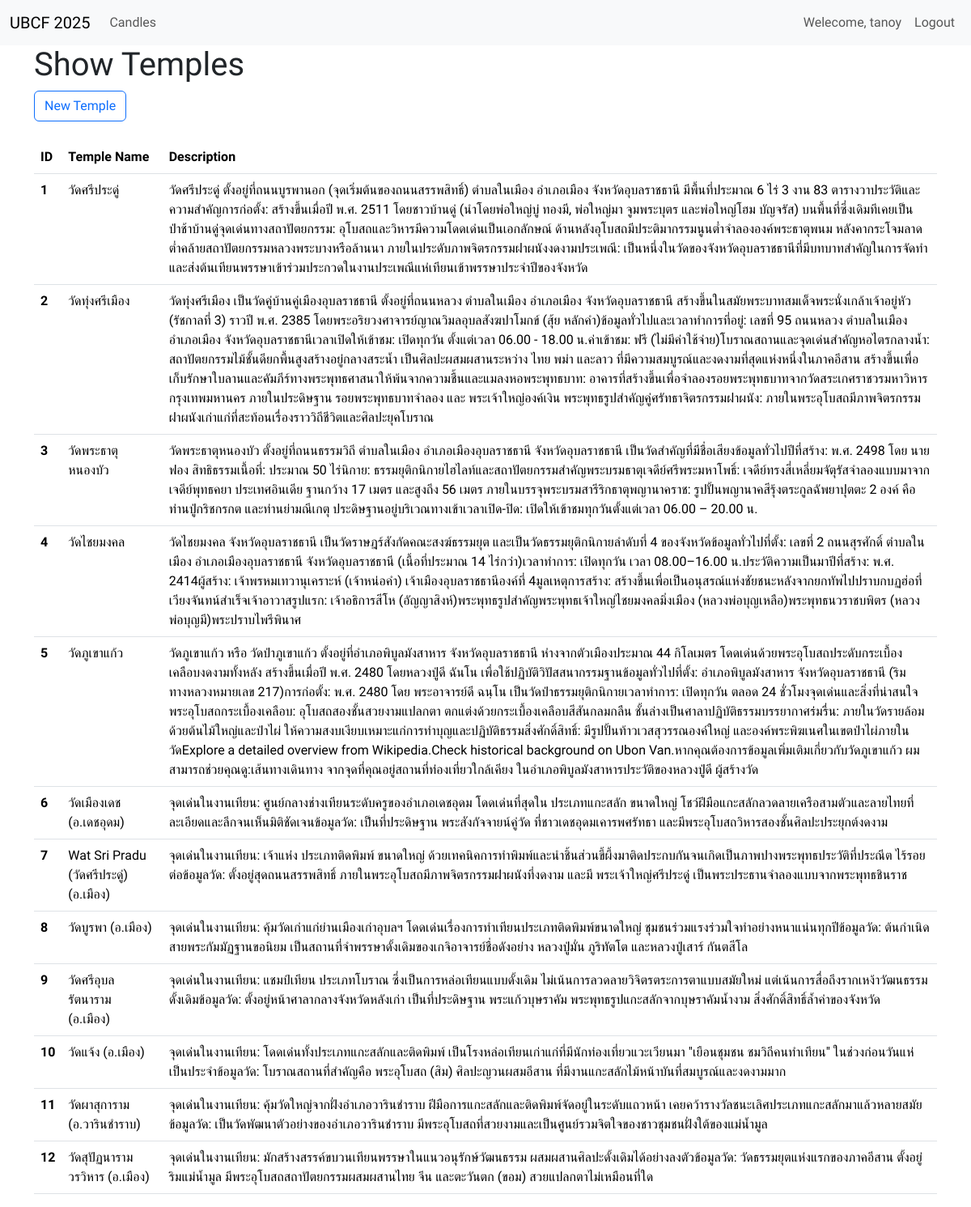
/temples (signed in), run on the app's committed database.
### ubcf/models.py (models this page shows, shortened)
class User(db.Model, UserMixin):
  id: Mapped[int] = mapped_column(Integer, primary_key=True)
  username: Mapped[str] = mapped_column(String(25), unique=True, nullable=False)
  email: Mapped[str] = mapped_column(String(50), unique=True, nullable=False)
  password: Mapped[str] = mapped_column(String(100), nullable=False)
  role_id: Mapped[int] = mapped_column(Integer, ForeignKey(Role.id), default=2)
  candles: Mapped[List['Candle']] = relationship(back_populates='user')
  role: Mapped[Role] = relationship(back_populates='users')

class Temple(db.Model):
  id: Mapped[int] = mapped_column(Integer, primary_key=True)
  name: Mapped[str] = mapped_column(String(100), nullable=False)
  description: Mapped[str] = mapped_column(Text, nullable=False)
  candles: Mapped[List['Candle']] = relationship(back_populates='temple')

### ubcf/routes.py (the view)
@app.route('/temples', methods=['GET', 'POST'])
@login_required
def temples():
  temples = db.session.scalars(db.select(Temple)).all()
  return render_template('temples/temples.html', title='Show Temples', temples=temples)

### ubcf/models.py (called while the page is built)
@login_manager.user_loader
def load_user(user_id):
  return db.session.get(User, int(user_id))

### ubcf/templates/temples/temples.html (shortened to what this page needs)
{% extends 'layout.html' %}
{% block content %}
  <div class="container">
    <h1>{{title}}</h1>
    <a href="{{url_for('new_temple')}}" class="btn btn-outline-primary">New Temple</a>
    <br>
    <br>
    <table class="table">
      <thead>
        <tr>
          <th scope="col">ID</th>
          <th scope="col">Temple Name</th>
          <th scope="col">Description</th>
        </tr>
      </thead>
      <tbody>
        {% for temple in temples %}
          <tr>
            <th scope="row">{{loop.index}}</th>
            <td>{{temple.name}}</td>
            <td>{{temple.description}}</td>
          </tr>
        {% endfor %}
      </tbody>
    </table>
  </div>
{% endblock %}

### ubcf/templates/layout.html (shortened to what this page needs)
<!DOCTYPE html>
<html lang="en">
<head>
  <link href="https://cdn.jsdelivr.net/npm/bootstrap@5.3.8/dist/css/bootstrap.min.css" rel="stylesheet">
  <link rel="stylesheet" href="https://cdn.jsdelivr.net/npm/bootstrap-icons@1.13.1/font/bootstrap-icons.min.css">
  <link rel="stylesheet" href="{{url_for('static', filename='css/styles.css')}}">
</head>
<body>
  {% include "navbar.html" %}
  {% block content %}{% endblock %}
</body>
</html>

### ubcf/templates/navbar.html (shortened to what this page needs)
<nav class="navbar navbar-expand-lg navbar-light bg-light">
  <div class="container-fluid">
    <a class="navbar-brand" href="{{url_for('index')}}">UBCF 2025</a>
    <div class="collapse navbar-collapse" id="navbarNavDropdown">
      <ul class="navbar-nav me-auto">
        {% if current_user.role_id==2 %}
            <li class="nav-item">
              <a class="nav-link" href="{{url_for('candles')}}">Candles</a>
            </li>
        {% endif %}
      </ul>
      <ul class="navbar-nav">
        {% if current_user.is_authenticated %}
            <li class="nav-item">
              <a class="nav-link" href="#">Welecome, {{current_user.username}}</a>
            </li>
            <li class="nav-item">
              <a class="nav-link" href="{{url_for('logout')}}">Logout</a>
            </li>
        {% endif %}
      </ul>
    </div>
  </div>
</nav>

### ubcf/static/css/styles.css (style rules this page uses)
* { font-family: 'Itim', cursive; }

### data on the page
User: username "tanoy"
Temple: name "วัดศรีประดู่", description "วัดศรีประดู่ ตั้งอยู่ที่ถนนบูรพานอก (จุดเริ่มต้นของถนนสรรพสิทธิ์) ตำบลในเมือง อำเภอเมือง จังหวัดอุบลราชธานี มีพื้นที่ประมาณ 6 ไร่ 3 งาน 83 ตารางวาประวัติและความสำคัญการก่อตั้ง: สร้างขึ้นเมื่อปี พ.ศ. 2511 โดยชาวบ้านดู่ (นำโดยพ่อใหญ่บู่ ทองมี, พ่อใหญ่มา จูมพระบุตร และพ่อใหญ่โฮม บัญจรัส) บนพื้นที่ซึ่งเดิมทีเคยเป็นป่าช้าบ้านดู่จุดเด่นทางสถาปัตยกรรม: อุโบสถและวิหารมีความโดดเด่นเป็นเอกลักษณ์ ด้านหลังอุโบสถมีประติมากรรมนูนต่ำจำลององค์พระธาตุพนม หลังคากระโจมลาดต่ำคล้ายสถาปัตยกรรมหลวงพระบางหรือล้านนา ภายในประดับภาพจิตรกรรมฝาผนังงดงามประเพณี: เป็นหนึ่งในวัดของจังหวัดอุบลราชธานีที่มีบทบาทสำคัญในการจัดทำและส่งต้นเทียนพรรษาเข้าร่วมประกวดในงานประเพณีแห่เทียนเข้าพรรษาประจำปีของจังหวัด"
Temple: name "วัดทุ่งศรีเมือง", description "วัดทุ่งศรีเมือง เป็นวัดคู่บ้านคู่เมืองอุบลราชธานี ตั้งอยู่ที่ถนนหลวง ตำบลในเมือง อำเภอเมือง จังหวัดอุบลราชธานี สร้างขึ้นในสมัยพระบาทสมเด็จพระนั่งเกล้าเจ้าอยู่หัว (รัชกาลที่ 3) ราวปี พ.ศ. 2385 โดยพระอริยวงศาจารย์ญาณวิมลอุบลสังฆปาโมกข์ (สุ้ย หลักคำ)ข้อมูลทั่วไปและเวลาทำการที่อยู่: เลขที่ 95 ถนนหลวง ตำบลในเมือง อำเภอเมือง จังหวัดอุบลราชธานีเวลาเปิดให้เข้าชม: เปิดทุกวัน ตั้งแต่เวลา 06.00 - 18.00 น.ค่าเข้าชม: ฟรี (ไม่มีค่าใช้จ่าย)โบราณสถานและจุดเด่นสำคัญหอไตรกลางน้ำ: สถาปัตยกรรมไม้ชั้นดียกพื้นสูงสร้างอยู่กลางสระน้ำ เป็นศิลปะผสมผสานระหว่าง ไทย พม่า และลาว ที่มีความสมบูรณ์และงดงามที่สุดแห่งหนึ่งในภาคอีสาน สร้างขึ้นเพื่อเก็บรักษาใบลานและคัมภีร์ทางพระพุทธศาสนาให้พ้นจากความชื้นและแมลงหอพระพุทธบาท:…"
Temple: name "วัดพระธาตุหนองบัว", description "วัดพระธาตุหนองบัว ตั้งอยู่ที่ถนนธรรมวิถี ตำบลในเมือง อำเภอเมืองอุบลราชธานี จังหวัดอุบลราชธานี เป็นวัดสำคัญที่มีชื่อเสียงข้อมูลทั่วไปปีที่สร้าง: พ.ศ. 2498 โดย นายฟอง สิทธิธรรมเนื้อที่: ประมาณ 50 ไร่นิกาย: ธรรมยุติกนิกายไฮไลท์และสถาปัตยกรรมสำคัญพระบรมธาตุเจดีย์ศรีพระมหาโพธิ์: เจดีย์ทรงสี่เหลี่ยมจัตุรัสจำลองแบบมาจากเจดีย์พุทธคยา ประเทศอินเดีย ฐานกว้าง 17 เมตร และสูงถึง 56 เมตร ภายในบรรจุพระบรมสารีริกธาตุพญานาคราช: รูปปั้นพญานาคสีรุ้งตระกูลฉัพยาปุตตะ 2 องค์ คือ ท่านปู่กริชกรกต และท่านย่ามณีเกตุ ประดิษฐานอยู่บริเวณทางเข้าเวลาเปิด-ปิด: เปิดให้เข้าชมทุกวันตั้งแต่เวลา 06.00 – 20.00 น."
Temple: name "วัดไชยมงคล", description "วัดไชยมงคล จังหวัดอุบลราชธานี เป็นวัดราษฎร์สังกัดคณะสงฆ์ธรรมยุต และเป็นวัดธรรมยุติกนิกายลำดับที่ 4 ของจังหวัดข้อมูลทั่วไปที่ตั้ง: เลขที่ 2 ถนนสุรศักดิ์ ตำบลในเมือง อำเภอเมืองอุบลราชธานี จังหวัดอุบลราชธานี (เนื้อที่ประมาณ 14 ไร่กว่า)เวลาทำการ: เปิดทุกวัน เวลา 08.00–16.00 น.ประวัติความเป็นมาปีที่สร้าง: พ.ศ. 2414ผู้สร้าง: เจ้าพรหมเทวานุเคราะห์ (เจ้าหน่อคำ) เจ้าเมืองอุบลราชธานีองค์ที่ 4มูลเหตุการสร้าง: สร้างขึ้นเพื่อเป็นอนุสรณ์แห่งชัยชนะหลังจากยกทัพไปปราบกบฏฮ่อที่เวียงจันทน์สำเร็จเจ้าอาวาสรูปแรก: เจ้าอธิการสีโห (อัญญาสิงห์)พระพุทธรูปสำคัญพระพุทธเจ้าใหญ่ไชยมงคลมิ่งเมือง (หลวงพ่อบุญเหลือ)พระพุทธนวราชบพิตร (หลวงพ่อบุญมี)พระปราบไพรีพินาศ"
Temple: name "วัดภูเขาแก้ว", description "วัดภูเขาแก้ว หรือ วัดป่าภูเขาแก้ว ตั้งอยู่ที่อำเภอพิบูลมังสาหาร จังหวัดอุบลราชธานี ห่างจากตัวเมืองประมาณ 44 กิโลเมตร โดดเด่นด้วยพระอุโบสถประดับกระเบื้องเคลือบงดงามทั้งหลัง สร้างขึ้นเมื่อปี พ.ศ. 2480 โดยหลวงปู่ดี ฉันโน เพื่อใช้ปฏิบัติวิปัสสนากรรมฐานข้อมูลทั่วไปที่ตั้ง: อำเภอพิบูลมังสาหาร จังหวัดอุบลราชธานี (ริมทางหลวงหมายเลข 217)การก่อตั้ง: พ.ศ. 2480 โดย พระอาจารย์ดี ฉนฺโน เป็นวัดป่าธรรมยุติกนิกายเวลาทำการ: เปิดทุกวัน ตลอด 24 ชั่วโมงจุดเด่นและสิ่งที่น่าสนใจพระอุโบสถกระเบื้องเคลือบ: อุโบสถสองชั้นสวยงามแปลกตา ตกแต่งด้วยกระเบื้องเคลือบสีสันกลมกลืน ชั้นล่างเป็นศาลาปฏิบัติธรรมบรรยากาศร่มรื่น: ภายในวัดรายล้อมด้วยต้นไม้ใหญ่และป่าไผ่ ให้ความสงบเงียบเหมาะแก่การทำบุญและปฏิบัติธรรมสิ่งศักดิ์สิทธิ์:…"
Temple: name "วัดเมืองเดช (อ.เดชอุดม)", description "จุดเด่นในงานเทียน: ศูนย์กลางช่างเทียนระดับครูของอำเภอเดชอุดม โดดเด่นที่สุดใน ประเภทแกะสลัก ขนาดใหญ่ โชว์ฝีมือแกะสลักลวดลายเครือสามตัวและลายไทยที่ละเอียดและลึกจนเห็นมิติชัดเจนข้อมูลวัด: เป็นที่ประดิษฐาน พระสังกัจจายน์คู่วัด ที่ชาวเดชอุดมเคารพศรัทธา และมีพระอุโบสถวิหารสองชั้นศิลปะประยุกต์งดงาม"
Temple: name "Wat Sri Pradu (วัดศรีประดู่) (อ.เมือง)", description "จุดเด่นในงานเทียน: เจ้าแห่ง ประเภทติดพิมพ์ ขนาดใหญ่ ด้วยเทคนิคการทำพิมพ์และนำชิ้นส่วนขี้ผึ้งมาติดประกบกันจนเกิดเป็นภาพปางพระพุทธประวัติที่ประณีต ไร้รอยต่อข้อมูลวัด: ตั้งอยู่สุดถนนสรรพสิทธิ์ ภายในพระอุโบสถมีภาพจิตรกรรมฝาผนังที่งดงาม และมี พระเจ้าใหญ่ศรีประดู่ เป็นพระประธานจำลองแบบจากพระพุทธชินราช"
Temple: name "วัดบูรพา (อ.เมือง)", description "จุดเด่นในงานเทียน: คุ้มวัดเก่าแก่ย่านเมืองเก่าอุบลฯ โดดเด่นเรื่องการทำเทียนประเภทติดพิมพ์ขนาดใหญ่ ชุมชนร่วมแรงร่วมใจทำอย่างหนาแน่นทุกปีข้อมูลวัด: ต้นกำเนิดสายพระกัมมัฏฐานขอนิยม เป็นสถานที่จำพรรษาดั้งเดิมของเกจิอาจารย์ชื่อดังอย่าง หลวงปู่มั่น ภูริทัตโต และหลวงปู่เสาร์ กันตสีโล"
Temple: name "วัดศรีอุบลรัตนาราม (อ.เมือง)", description "จุดเด่นในงานเทียน: แชมป์เทียน ประเภทโบราณ ซึ่งเป็นการหล่อเทียนแบบดั้งเดิม ไม่เน้นการลวดลายวิจิตรตระการตาแบบสมัยใหม่ แต่เน้นการสื่อถึงรากเหง้าวัฒนธรรมดั้งเดิมข้อมูลวัด: ตั้งอยู่หน้าศาลากลางจังหวัดหลังเก่า เป็นที่ประดิษฐาน พระแก้วบุษราคัม พระพุทธรูปแกะสลักจากบุษราคัมน้ำงาม สิ่งศักดิ์สิทธิ์ล้ำค่าของจังหวัด"
Temple: name "วัดแจ้ง (อ.เมือง)", description "จุดเด่นในงานเทียน: โดดเด่นทั้งประเภทแกะสลักและติดพิมพ์ เป็นโรงหล่อเทียนเก่าแก่ที่มีนักท่องเที่ยวแวะเวียนมา \"เยือนชุมชน ชมวิถีคนทำเทียน\" ในช่วงก่อนวันแห่เป็นประจำข้อมูลวัด: โบราณสถานที่สำคัญคือ พระอุโบสถ (สิม) ศิลปะญวนผสมอีสาน ที่มีงานแกะสลักไม้หน้าบันที่สมบูรณ์และงดงามมาก"
Temple: name "วัดผาสุการาม (อ.วารินชำราบ)", description "จุดเด่นในงานเทียน: คุ้มวัดใหญ่จากฝั่งอำเภอวารินชำราบ ฝีมือการแกะสลักและติดพิมพ์จัดอยู่ในระดับแถวหน้า เคยคว้ารางวัลชนะเลิศประเภทแกะสลักมาแล้วหลายสมัยข้อมูลวัด: เป็นวัดพัฒนาตัวอย่างของอำเภอวารินชำราบ มีพระอุโบสถที่สวยงามและเป็นศูนย์รวมจิตใจของชาวชุมชนฝั่งใต้ของแม่น้ำมูล"
Temple: name "วัดสุปัฏนารามวรวิหาร (อ.เมือง)", description "จุดเด่นในงานเทียน: มักสร้างสรรค์ขบวนเทียนพรรษาในแนวอนุรักษ์วัฒนธรรม ผสมผสานศิลปะดั้งเดิมได้อย่างลงตัวข้อมูลวัด: วัดธรรมยุตแห่งแรกของภาคอีสาน ตั้งอยู่ริมแม่น้ำมูล มีพระอุโบสถสถาปัตยกรรมผสมผสานไทย จีน และตะวันตก (ขอม) สวยแปลกตาไม่เหมือนที่ใด"

### other printed values
{{ title }} "Show Temples"
